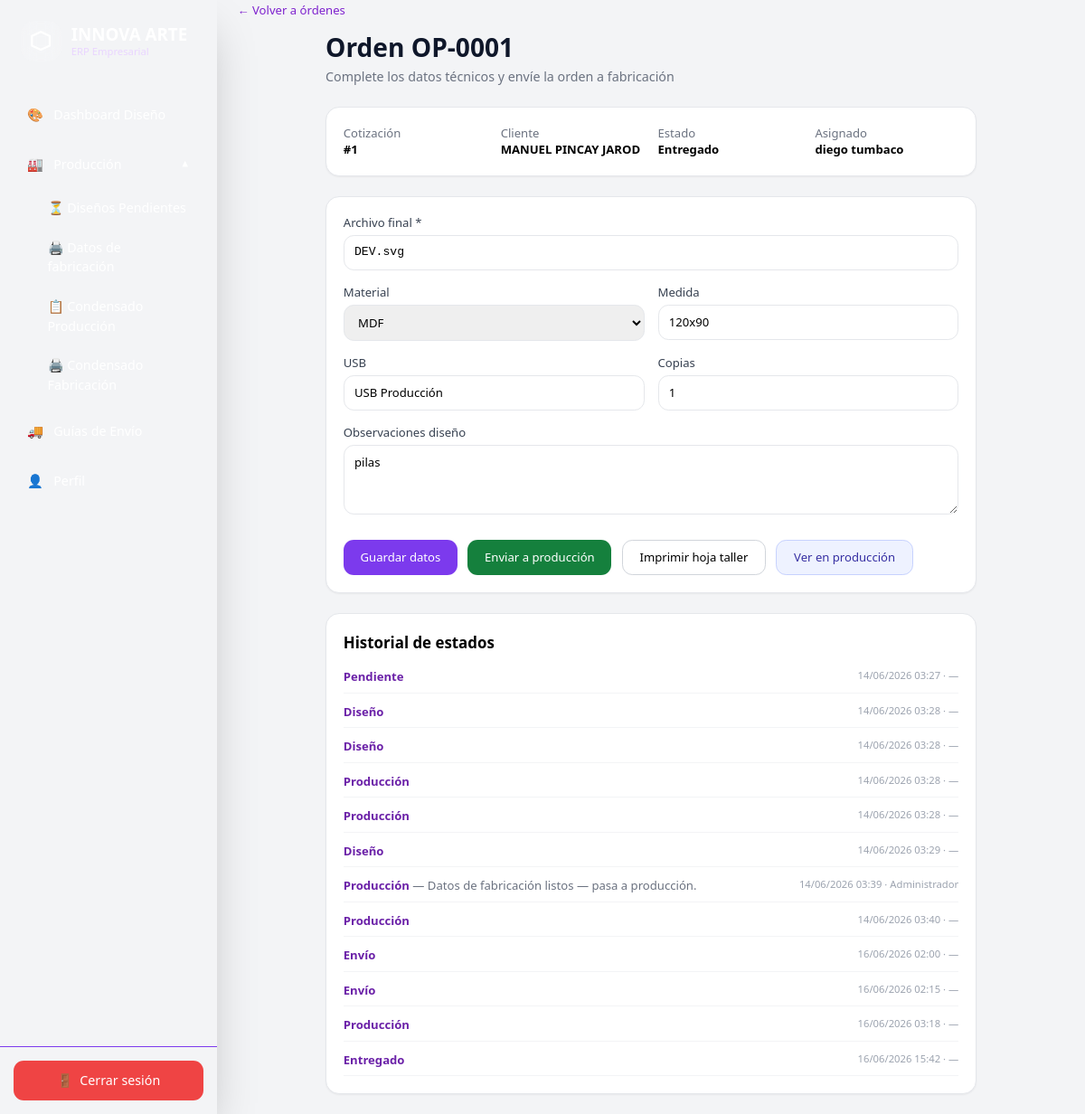
The app's page /design/orders/1 (signed in) with its own data.
### app/models/client.py (models this page shows)
class Client(Base):
    __tablename__ = "clients"
    id = Column(Integer, primary_key=True, index=True)
    name = Column(String)
    company = Column(String)
    ruc_ci = Column(String, unique=True)
    phone = Column(String)
    email = Column(String)
    address = Column(Text)
    client_type = Column(String)
    observations = Column(Text)
    created_at = Column(DateTime, default=datetime.now)

### app/models/user.py (models this page shows)
class User(Base):
    __tablename__ = "users"
    id = Column(Integer, primary_key=True, index=True)
    username = Column(String, unique=True)
    full_name = Column(String)
    password = Column(String)
    role = Column(String, default="ventas")
    active = Column(Boolean, default=True)

### app/models/production_order.py (models this page shows)
class ProductionOrder(Base):
    __tablename__ = "production_orders"
    id = Column(Integer, primary_key=True)
    quotation_id = Column(Integer, ForeignKey("quotations.id"), unique=True, index=True)
    delivery_date = Column(DateTime)
    priority = Column(String, default="media")
    designer = Column(String)
    fabricator = Column(String)
    assigned_to = Column(String)
    assigned_to_user_id = Column(Integer, ForeignKey("users.id"), nullable=True)
    started_at = Column(DateTime)
    completed_at = Column(DateTime)
    status = Column(String(50), default="pendiente")
    observations = Column(String)
    notes = Column(String)
    design_file_name = Column(String(255))
    design_material = Column(String(50))
    design_size = Column(String(100))
    design_usb_reference = Column(String(100))
    design_notes = Column(Text)
    design_copies = Column(Integer, default=1)
    design_completed_at = Column(DateTime)
    design_completed_by = Column(Integer, ForeignKey("users.id"), nullable=True)
    created_at = Column(DateTime, default=datetime.utcnow)
    updated_at = Column(DateTime, default=datetime.utcnow, onupdate=datetime.utcnow)
    quotation = relationship("Quotation", back_populates="production_order")
    assignee = relationship("User", foreign_keys=[assigned_to_user_id])
    design_completer = relationship("User", foreign_keys=[design_completed_by])
    history = relationship(
        "ProductionOrderHistory",
        back_populates="production_order",
        order_by="ProductionOrderHistory.created_at",
        cascade="all, delete-orphan",
    )

### app/models/production_order_history.py (models this page shows)
class ProductionOrderHistory(Base):
    __tablename__ = "production_order_history"
    id = Column(Integer, primary_key=True)
    production_order_id = Column(
        Integer,
        ForeignKey("production_orders.id"),
        nullable=False,
        index=True,
    )
    status = Column(String(50), nullable=False)
    notes = Column(Text)
    created_by = Column(Integer, ForeignKey("users.id"), nullable=True)
    created_at = Column(DateTime, default=datetime.utcnow)
    production_order = relationship("ProductionOrder", back_populates="history")
    author = relationship("User", foreign_keys=[created_by])

### app/routes/design_production.py (the view)
@router.get("/orders/{order_id}", response_class=HTMLResponse)
async def design_order_detail(order_id: int, request: Request, db: Session = Depends(get_db)):
    user = _require_design_access(request)
    if isinstance(user, RedirectResponse):
        return user
    order_model = get_production_order(db, order_id)
    if not order_model or not can_view_design_order(user, order_model):
        return RedirectResponse(url="/design/orders", status_code=302)
    client = order_model.quotation.client if order_model.quotation else None
    order = build_order_dict(order_model, client_name=client.name if client else "—")
    return templates.TemplateResponse(
        request=request,
        name="design/order_form.html",
        context={
            "user": user,
            "prefill": {
                "quotation_id": order["quotation_id"],
                "client_name": order["client_name"],
            },
            "order": order,
            "history": build_history_list(order_model),
            "can_edit": can_edit_design_order(user, order_model),
            "can_reassign": can_reassign_design_order(user),
            "designers": list_designers(db) if is_design_admin(user) else [],
            "materials": DESIGN_MATERIALS,
            "sizes": DESIGN_SIZES,
            "usb_references": USB_REFERENCES,
        },
    )

### app/templates/design/order_form.html (shortened to what this page needs)
{% extends 'layouts/base.html' %}
{% block content %}
<div class="mb-4">
    <a href="/design/orders" class="text-sm text-purple-700 hover:underline">← Volver a órdenes</a>
</div>
<div class="max-w-3xl mx-auto">
    <div class="mb-6">
        <h1 class="text-2xl md:text-3xl font-bold text-slate-900">Orden {{ order.order_label }}</h1>
        <p class="text-gray-500 mt-1">Complete los datos técnicos y envíe la orden a fabricación</p>
    </div>
    <div class="bg-white rounded-2xl border border-gray-200 p-5 shadow-sm mb-6">
        <div class="grid grid-cols-2 md:grid-cols-4 gap-4 text-sm">
            <div><span class="text-gray-500">Cotización</span><div class="font-semibold">#{{ prefill.quotation_id }}</div></div>
            <div><span class="text-gray-500">Cliente</span><div class="font-semibold">{{ prefill.client_name }}</div></div>
            <div><span class="text-gray-500">Estado</span><div class="font-semibold">{{ order.status_label }}</div></div>
            <div><span class="text-gray-500">Asignado</span><div class="font-semibold">{{ order.assigned_to_name }}</div></div>
        </div>
    </div>
    <form method="POST" action="/design/orders/{{ order.id }}" class="bg-white rounded-2xl border border-gray-200 p-5 shadow-sm space-y-4 mb-6">
        {% set readonly = not can_edit %}
        <div>
            <label class="block text-sm font-medium text-gray-700 mb-1">Archivo final *</label>
            <input type="text" name="file_name" {% if readonly %}readonly{% endif %}
                   value="{{ order.file_name }}" placeholder="Ej: TOPPER_001.ai"
                   class="w-full border border-gray-200 rounded-xl px-3 py-2.5 text-sm font-mono {% if readonly %}bg-gray-50{% endif %}" />
        </div>
        <div class="grid grid-cols-1 md:grid-cols-2 gap-4">
            <div>
                <label class="block text-sm font-medium text-gray-700 mb-1">Material</label>
                <select name="material" {% if readonly %}disabled{% endif %} class="w-full border rounded-xl px-3 py-2.5 text-sm">
                    {% for material in materials %}
                    <option value="{{ material }}" {% if order.material == material %}selected{% endif %}>{{ material }}</option>
                    {% endfor %}
                </select>
            </div>
            <div>
                <label class="block text-sm font-medium text-gray-700 mb-1">Medida</label>
                <input type="text" name="size" list="sizeOptions" {% if readonly %}readonly{% endif %}
                       value="{{ order.size }}" class="w-full border rounded-xl px-3 py-2.5 text-sm" />
            </div>
        </div>
        <div class="grid grid-cols-1 md:grid-cols-2 gap-4">
            <div>
                <label class="block text-sm font-medium text-gray-700 mb-1">USB</label>
                <input type="text" name="usb_reference" list="usbOptions" {% if readonly %}readonly{% endif %}
                       value="{{ order.usb_reference }}" class="w-full border rounded-xl px-3 py-2.5 text-sm" />
            </div>
            <div>
                <label class="block text-sm font-medium text-gray-700 mb-1">Copias</label>
                <input type="number" name="copies" min="1" {% if readonly %}readonly{% endif %}
                       value="{{ order.copies }}" class="w-full border rounded-xl px-3 py-2.5 text-sm" />
            </div>
        </div>
        <div>
            <label class="block text-sm font-medium text-gray-700 mb-1">Observaciones diseño</label>
            <textarea name="detail" rows="3" {% if readonly %}readonly{% endif %}
                      class="w-full border rounded-xl px-3 py-2.5 text-sm">{{ order.detail }}</textarea>
        </div>
        <div class="flex flex-wrap gap-3 pt-2">
            {% if can_edit %}
            <button type="submit" name="action" value="save" class="px-5 py-2.5 rounded-xl bg-purple-700 text-white text-sm font-medium hover:bg-purple-800">
                Guardar datos
            </button>
            <button type="submit" name="action" value="approve" class="px-5 py-2.5 rounded-xl bg-green-700 text-white text-sm font-medium hover:bg-green-800">
                Enviar a producción
            </button>
            {% endif %}
            <a href="/design/orders/{{ order.id }}/print" target="_blank"
               class="px-5 py-2.5 rounded-xl border border-gray-300 text-sm font-medium hover:bg-gray-50">
                Imprimir hoja taller
            </a>
            <a href="/production/{{ order.id }}"
               class="px-5 py-2.5 rounded-xl border border-indigo-200 bg-indigo-50 text-indigo-800 text-sm font-medium hover:bg-indigo-100">
                Ver en producción
            </a>
        </div>
    </form>
    {% if history %}
    <div class="bg-white rounded-2xl border border-gray-200 p-5 shadow-sm">
        <h2 class="text-lg font-bold mb-4">Historial de estados</h2>
        <div class="space-y-3">
            {% for entry in history %}
            <div class="flex flex-wrap justify-between gap-2 text-sm border-b border-gray-100 pb-2">
                <div>
                    <span class="font-semibold text-purple-800">{{ entry.status_label }}</span>
                    {% if entry.notes %}<span class="text-gray-500"> — {{ entry.notes }}</span>{% endif %}
                </div>
                <div class="text-gray-400 text-xs">
                    {{ entry.created_at.strftime('%d/%m/%Y %H:%M') if entry.created_at else '' }}
                    · {{ entry.created_by_name }}
                </div>
            </div>
            {% endfor %}
        </div>
    </div>
    {% endif %}
</div>
{% endblock %}

### records on screen
Client: client_name "MANUEL PINCAY JAROD"
User: assigned_to_name "diego tumbaco"
ProductionOrder: file_name "DEV.svg", material "MDF", size "120x90", usb_reference "USB Producción", detail "pilas"
ProductionOrderHistory: created_at "14/06/2026 03:27"
ProductionOrderHistory: created_at "14/06/2026 03:28"
ProductionOrderHistory: created_at "14/06/2026 03:28"
ProductionOrderHistory: created_at "14/06/2026 03:28"
ProductionOrderHistory: created_at "14/06/2026 03:28"
ProductionOrderHistory: created_at "14/06/2026 03:29"
ProductionOrderHistory: notes "Datos de fabricación listos — pasa a producción.", created_at "14/06/2026 03:39"
User: created_by_name "Administrador"
ProductionOrderHistory: created_at "14/06/2026 03:40"
ProductionOrderHistory: created_at "16/06/2026 02:00"
ProductionOrderHistory: created_at "16/06/2026 02:15"
ProductionOrderHistory: created_at "16/06/2026 03:18"
ProductionOrderHistory: created_at "16/06/2026 15:42"

### other values on screen
{{ order.order_label }} "OP-0001"
{{ prefill.quotation_id }} "1"
{{ order.status_label }} "Entregado"
{{ entry.status_label }} "Pendiente" "Diseño" "Diseño" "Producción" "Producción" "Diseño" "Producción" "Producción" "Envío" "Envío" "Producción" "Entregado"
{{ entry.created_by_name }} "—" "—" "—" "—" "—" "—" "—" "—" "—" "—" "—"
